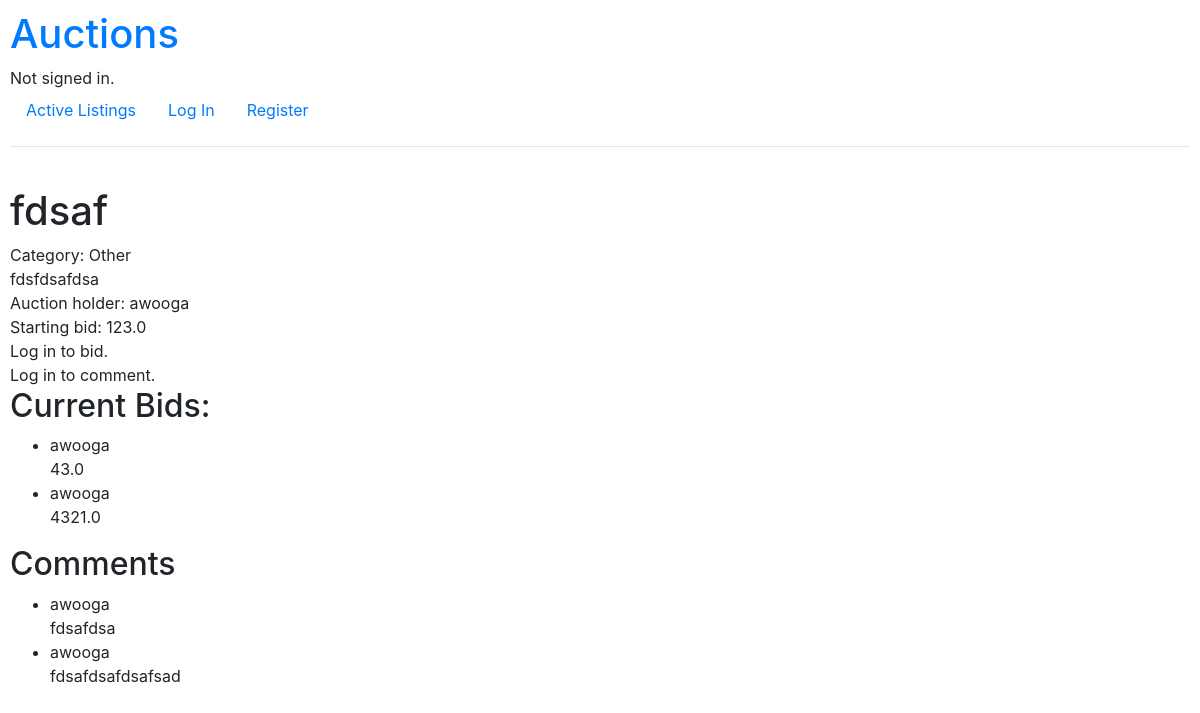
Page /auction/fdsaf on the earlier database version.
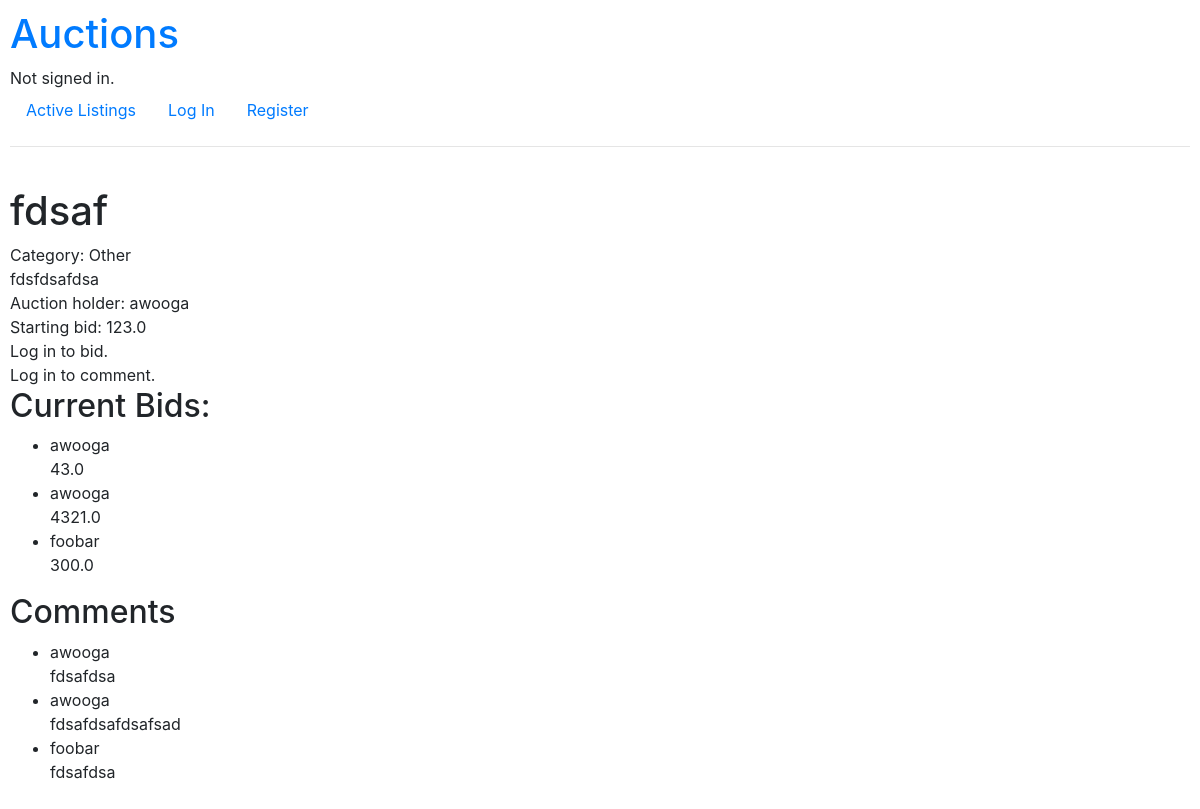
Same page on the later database version.
### auctions/models.py (models this page shows)
class Bid(ms.Model):
  amount = ms.FloatField()
  date = ms.DateTimeField()
  bid_auction = ms.ForeignKey(
    Auction, on_delete=ms.CASCADE, related_name="auction_bids"
  )
  user = ms.ForeignKey(
    User, on_delete=ms.CASCADE, related_name="user_bids"
  )

class User(AbstractUser):
  pass

class Comment(ms.Model):
  content = ms.CharField(max_length=1024)
  date = ms.DateTimeField()
  comment_auction = ms.ForeignKey(
    Auction, on_delete=ms.CASCADE, related_name="auction_comments"
  )
  user = ms.ForeignKey(
    User, on_delete=ms.CASCADE, related_name="user_comments"
  )

### auctions/views.py (the view, shortened to what this page needs)
# urls.py: path("auction/<str:auction_title>", views.auction, name="auction"),
def auction(request, auction_title):
  try:
    auction = Auction.objects.get(title=auction_title)
  except:
    return HttpResponseRedirect(reverse("no_auction"))
  print(auction.Category.art.label)
  test = Auction.Category(auction.category)
  print(test.label)
  bids = auction.auction_bids.all()
  comments = auction.auction_comments.all()
  bid_form = BidForm()
  comment_form = CommentForm()
  category = Auction.Category(auction.category).label
  print(Auction.Category.choices)
  return render(request, "auctions/auction.html", {
    "auction": auction,
    "category": category,
    "bids": bids,
    "comments": comments,
    "bid_form": bid_form,
    "comment_form": comment_form,
  })

### auctions/templates/auctions/auction.html (shortened to what this page needs)
{% extends "auctions/layout.html" %} {% block body %}
<h1>{{ auction.title }}</h1>
<div>Category: {{ category }}</div>
<div>{{ auction.description }}</div>
<div>Auction holder: {{ auction.holder }}</div>
<div>Starting bid: {{ auction.starting_bid }}</div>
{% if user.is_authenticated %}
<form action="" method="post">
  {% csrf_token %} {{ bid_form }}
  <input type="submit" value="Bid" />
</form>
{% else %}
<div>Log in to bid.</div>
{% endif %} {% if user.is_authenticated %}
<form action="" method="post">
  {% csrf_token %} {{ comment_form }}
  <input type="submit" value="Comment" />
</form>
{% else %}
<div>Log in to comment.</div>
{% endif %}
<h2>Current Bids:</h2>
<ul>
  {% for bid in bids %}
  <li>
    <div>{{ bid.user }}</div>
    <div>{{ bid.amount }}</div>
  </li>
  {% empty %}
  <li>No bids yet.</li>
  {% endfor %}
</ul>
<h2>Comments</h2>
<ul>
  {% for comment in comments %}
  <li>
    <div>{{ comment.user }}</div>
    <div>{{ comment.content }}</div>
  </li>
  {% empty %}
  <li>No comments yet.</li>
  {% endfor %}
</ul>
{% endblock %}

Differences in the rows shown:
added Bid: user "foobar", amount "300.0"
added Comment: user "foobar", content "fdsafdsa"
